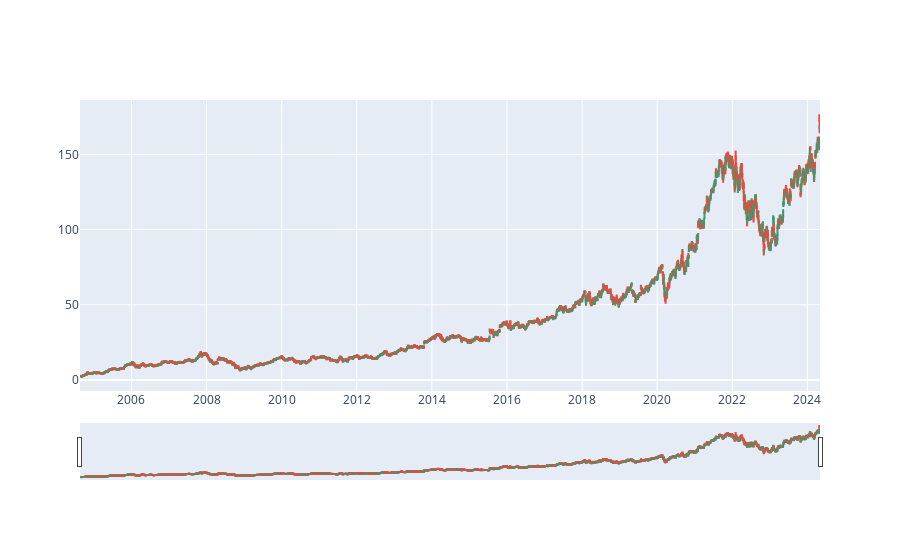

The notebook cell this image was saved under:
### Code cell
import plotly.graph_objects as go
fig = go.Figure(data=[go.Candlestick(x=df_GOOG.index,
                                     open=df_GOOG['Open'],
                                     high=df_GOOG['High'],
                                     low=df_GOOG['Low'],
                                     close=df_GOOG['Close'])])

fig.show()

### Figure 1 — Plotly figure (JSON) as saved in the notebook; plotly's stock layout.template omitted (floating-point values rounded to 4 significant figures; data arrays with more than 128 entries replaced by an {"elided": "..."} marker saying what was removed)
{"data": [{"close": {"elided": "4960 float values"}, "high": {"elided": "4960 float values"}, "low": {"elided": "4960 float values"}, "open": {"elided": "4960 float values"}, "type": "candlestick", "x": {"elided": "4960 str values"}}], "layout": {}}
